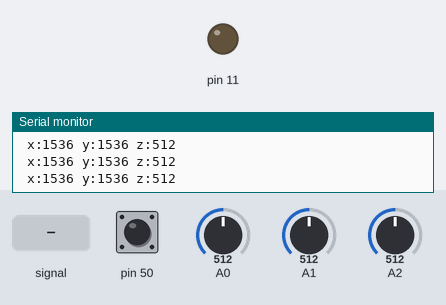
Recording of a program running on a simulated Arduino Mega 2560, built with avr-gcc and run on an emulated ATmega2560. On the bench: output pins drawn as LEDs (lit = HIGH), the last lines printed to the serial monitor. The test bench sets the inputs (shaded band); at power-on: pin 50 HIGH, A0 = 512, A1 = 512, A2 = 512.

Above: at 0.8 s.
0.9 s: A1 fed a 200 Hz sine of ±255 counts around its level
At 2.1 s:
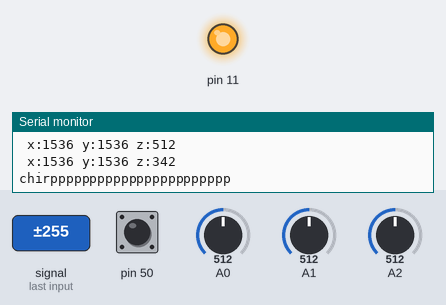
2.4 s: pin 50 pulled LOW for 0.15 s
Timing chart, 0 to 5.4 s (numbered marks = the images above; inputs shaded):
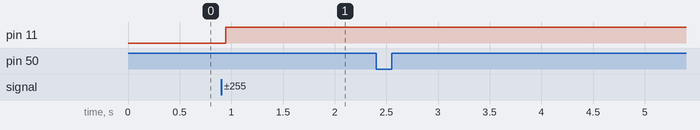

Measured:
- after the input at 0.9 s, pin 11: LOW → HIGH after 0.05 s

The program:

main.cpp
```cpp
//Authors: Laura Camp, Ryan Nyborg, Megan Lubbers
//NetIDs: lauracamp, rnyborg, meglubbers
//Date: 3/3/2017
//Project Name: lab3-part1
//
// Description: This file contains a programmatic overall description of the
// program. It should never contain assignments to special function registers
// for the exception key one-line code such as checking the state of the pin.
//
// Requirements:
//----------------------------------------------------------------------//

#include <Arduino.h>
#include <avr/io.h>
#include "timer.h"
#include "pwm.h"
#include "adc.h"
#include "switch.h"

typedef enum stateType_enum{
  waitPress, chirpState, chirpDone, dbPress, waitRelease, dbRelease
} stateType;
volatile stateType state = waitPress;


#define X_MOVEMENT 1000
#define Y_MOVEMENT 1000
#define Z_MOVEMENT 400

#define ADC_X 0
#define ADC_Y 1
#define ADC_Z 2

volatile unsigned int adc_val = 0;
volatile unsigned int adc1_val = 0;
volatile unsigned int adc2_val = 0;
volatile unsigned int adc_state = 0;
volatile unsigned int adc_flag = 0;


int main(){

  Serial.begin(9600);
  sei(); // enable global interrupts

  // initialize here
initTimer1();
initADC0();
initPWM();
initSwitchPB3();


  while(1){
    switch(state){
      case waitPress:
        if(adc_flag == 1){
          state = chirpState;
        }
      break;
      case chirpState:
        Serial.println("chirppppppppppppppppppppppp");
        chirp();
      break;
      case chirpDone:
      break;
      case dbPress:
      state = waitRelease;
      break;
      case waitRelease:
      break;
      case dbRelease:
        Serial.println("dbRelease");
        stopChirp();
        adc_flag = 0;
        initADC0();
        state = waitPress;
      break;
          }
  }
  return 0;
}

ISR(ADC_vect){

if(adc_state == ADC_X){
  ADMUX &= ~(1 << MUX0 |1 << MUX1);
  adc_val = ADCL;
  adc_val = adc_val | (ADCH << 8);
  Serial.print(" x:");
  Serial.print(3*adc_val);
  adc_state = ADC_Y;
}
else if(adc_state == ADC_Y){
  ADMUX &= ~(1 << MUX1);
  ADMUX |= (1 << MUX0);
  adc1_val = ADCL;
  adc1_val = adc1_val + (ADCH << 8);
  Serial.print(" y:");
  Serial.print(3*adc1_val);
  adc_state = ADC_Z;
}
else if(adc_state == ADC_Z){
  ADMUX &= ~(1 << MUX0);
  ADMUX |= (1 << MUX1);
  adc2_val = ADCL;
  adc2_val = adc2_val + (ADCH << 8);
  Serial.print(" z:");
  Serial.println(adc2_val);
 if(adc2_val > Z_MOVEMENT){
   ADCSRA |= (1 << ADEN);
  }
 else if(adc2_val < Z_MOVEMENT){
      adc_flag = 1;
     ADCSRA &= ~(1 << ADEN);
   }
  adc_state = ADC_X;
  }
 }

ISR(PCINT0_vect){
Serial.println("pin change");
  if(state == chirpState){
    state = dbPress;
  }
  else if(state == waitRelease){
    state = dbRelease;
  }
}
```

adc.cpp
```cpp
//Authors: Laura Camp, Ryan Nyborg, Megan Lubbers
//NetIDs: lauracamp, rnyborg, meglubbers
//Date: 3/3/2017
//Project Name: lab3-part1
//
// Description:
//----------------------------------------------------------------------//


#include "adc.h"
#include <avr/io.h>

//10 bit ADC

void initADC0(){
  //set AVCC as positive reference
  ADMUX |= (1 << REFS0);
  //disable ADC0 pin digital input
  DIDR0 |= (1 << ADC0D);
  DIDR0 |= (1 << ADC1D);
  DIDR0 |= (1 << ADC2D);
  //turns on the ADC, enables auto trigger, etc.
  ADCSRA |= (1 << ADEN | 1 << ADSC | 1 << ADATE | 1 << ADIE);
  ADCSRA |= (1<<ADPS0 |1<<ADPS1 |1<<ADPS2);

  //
}
```

adc.h
```cpp
//Authors: Laura Camp, Ryan Nyborg, Megan Lubbers
//NetIDs: lauracamp, rnyborg, meglubbers
//Date: 3/3/2017
//Project Name: lab3-part1
//
// Description:
//----------------------------------------------------------------------//


#ifndef ADC_H
#define ADC_H

void initADC0();

#endif
```

pwm.cpp
```cpp
//Authors: Laura Camp, Ryan Nyborg, Megan Lubbers
//NetIDs: lauracamp, rnyborg, meglubbers
//Date: 3/3/2017
//Project Name: lab3-part1
//
// Description:
//----------------------------------------------------------------------//
#include "pwm.h"
#include <Arduino.h>
#include "timer.h"

// Clock is 16 MHz
void initPWM(){
  // Configure Timer 1 to fast PWM, 10 bit
    TCCR1A |= (1 << WGM10 | 1 << WGM11);
    TCCR1B |= (1 << WGM12);
    TCCR1B &= ~(1 << WGM13);
  // set prescalar to 1
    TCCR1B |= (1 << CS10);
    TCCR1B &= ~(1 << CS11 | 1 << CS12);
  // set clear on compare match mode   //noninverting mode
    TCCR1A |= (1 << COM1A1);
    TCCR1A &= ~(1 << COM1A0);
  //set duty cycles
    OCR1AH = 0x00;
    OCR1AL = 0x00;
  // set the pin as output (this must be done last)
    DDRB |= (1 << DDB5); //pin 11 on board
}

void chirp(){
int i = 0x0000;
//iterate from 8k to 666 within 100ms -> drop 73 each 1 Ms interval
for(i=0x1F40; i>= 0x029A; i=i-73){ //high = 16M/24k = 8k, low = 16M/2k = 666
  OCR1AH = i>>8; //top 8 bits of i
  OCR1AL = i & 0x00FF; // bottom 8 bits
  delayMs(1);
  }
}

void stopChirp(){
  OCR1AH = 0x00;
  OCR1AL = 0x00;
}
```

pwm.h
```cpp
//Authors: Laura Camp, Ryan Nyborg, Megan Lubbers
//NetIDs: lauracamp, rnyborg, meglubbers
//Date: 3/3/2017
//Project Name: lab3-part1
//
// Description:
//----------------------------------------------------------------------//

#ifndef PWM_H
#define PWM_H
#include <avr/io.h>

void initPWM();
void chirp();
void stopChirp();
#endif
```

switch.cpp
```cpp
//Authors: Laura Camp, Ryan Nyborg, Megan Lubbers
//NetIDs: lauracamp, rnyborg, meglubbers
//Date: 3/3/2017
//Project Name: lab3-part1
//
// Description:
//----------------------------------------------------------------------//

#include "switch.h"
#include <avr/io.h>
void initSwitchPB3(){
  // Initializes pull-up resistor on PB3 and sets it into input mode
  PORTB |= (1 << PORTB3);
  DDRB &= ~(1 << DDB3);
  // enable pin-change interrupts
  // enable interrupts on PB3

  PCICR |= (1 << PCIE0); //enables PCINT for PCINT[7:0]
  PCMSK0 |= (1 << PCINT3 ); // enables PCINT for PCINT3
}
```

switch.h
```cpp
//Authors: Laura Camp, Ryan Nyborg, Megan Lubbers
//NetIDs: lauracamp, rnyborg, meglubbers
//Date: 3/3/2017
//Project Name: lab3-part1
//
// Description:
//----------------------------------------------------------------------//

#ifndef SWITCH_H
#define SWITCH_H

void initSwitchPB3();

#endif
```

timer.cpp
```cpp
//Authors: Laura Camp, Ryan Nyborg, Megan Lubbers
//NetIDs: lauracamp, rnyborg, meglubbers
//Date: 3/3/2017
//Project Name: lab3-part1
//
// Description:
//----------------------------------------------------------------------//

#include "timer.h"

void initTimer1(){
  //set timer 1 to fast pwm ocr1a as top
      //TCCR1A &= ~(1 << WGM11 | 1 << WGM10);
      TCCR1B |= (1 << WGM12 | 1 << WGM11 | 1 << WGM10);
      TCCR1B &= ~(1 << WGM13);
}

/* This delays the program an amount specified by unsigned int delay.
* Use timer 1. Keep in mind that you need to choose your prescalar wisely
* such that your timer is precise to 1 millisecond and can be used for 125
* 100 milliseconds
*/
//timer can count up to 65,536
void delayMs(unsigned int delay){
  unsigned int i = 0;
  while (i < delay){
    if(TIFR1 & (1 << OCF1A)){ //if flag raised(1 ms)
      TIFR1 |= (1<< OCF1A); //clear flag
      i++;
    }
  }
}
```

timer.h
```cpp
//Authors: Laura Camp, Ryan Nyborg, Megan Lubbers
//NetIDs: lauracamp, rnyborg, meglubbers
//Date: 3/3/2017
//Project Name: lab3-part1
//
// Description:
//----------------------------------------------------------------------//

#ifndef TIMER_H
#define TIMER_H
#include <avr/io.h>

void initTimer1();
void delayMs(unsigned int delay);
#endif
```
